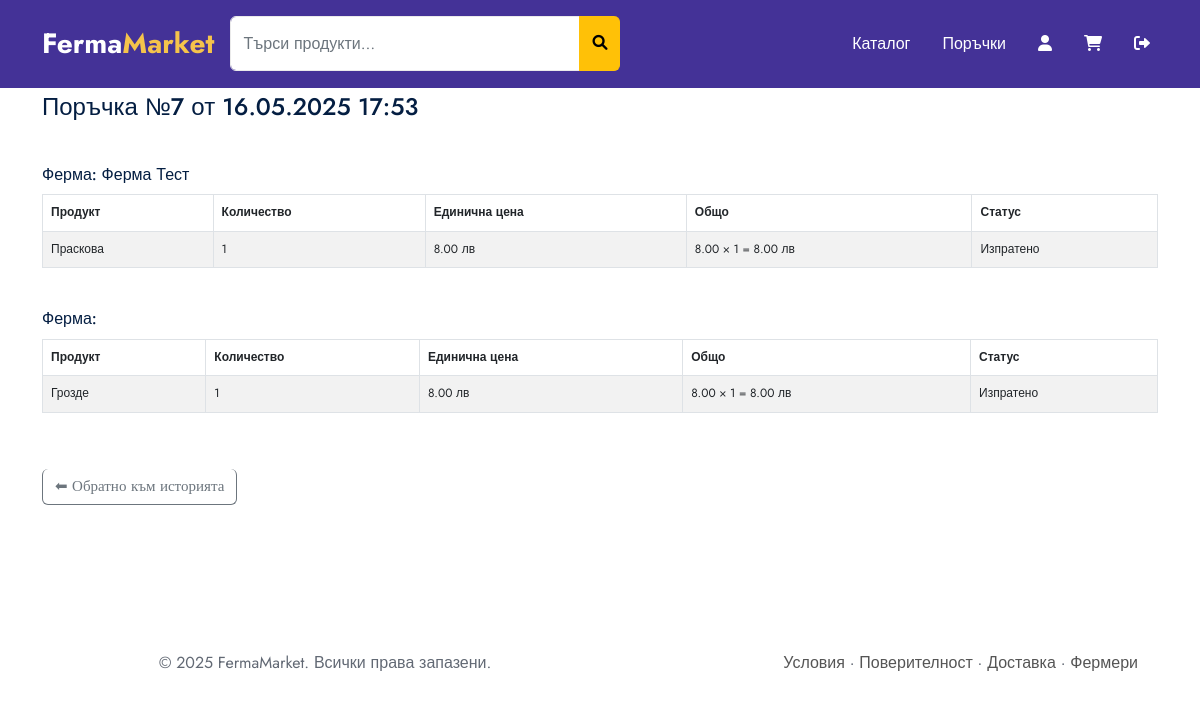
/orders/7/ (signed in), run on the app's committed database.
### fermamarket/orders/models.py (models this page shows, shortened)
class Order(models.Model):
    STATUS_CHOICES = [
        ('pending', 'Изчаква се'),
        ('sent', 'Изпратена'),
        ('completed', 'Завършена'),
    ]
    client = models.ForeignKey(ClientProfile, on_delete=models.CASCADE)
    created_at = models.DateTimeField(auto_now_add=True)
    status = models.CharField(max_length=20, choices=STATUS_CHOICES, default='pending')
    total_price = models.DecimalField(max_digits=10, decimal_places=2)

class OrderItem(models.Model):
    STATUS_CHOICES = [
        ('Pending', 'Очаква се'),
        ('Sent', 'Изпратено'),
    ]
    order = models.ForeignKey('Order', on_delete=models.CASCADE, related_name='items')
    product = models.ForeignKey('farmers.Product', on_delete=models.CASCADE)
    quantity = models.PositiveIntegerField()
    price = models.DecimalField(max_digits=10, decimal_places=2)
    farmer = models.ForeignKey('farmers.FarmerProfile', on_delete=models.CASCADE)
    status = models.CharField(max_length=10, choices=STATUS_CHOICES, default='Pending')

### fermamarket/farmers/models.py (models this page shows, shortened)
class FarmerProfile(models.Model):
    user = models.OneToOneField(CustomUser, on_delete=models.CASCADE)
    farm_name = models.CharField(max_length=255)
    description = models.TextField(blank=True)
    location = models.CharField(max_length=255)
    phone = models.CharField(max_length=20)
    image = models.ImageField(upload_to='farms/', blank=True, null=True)

class Product(models.Model):
    farmer = models.ForeignKey(FarmerProfile, on_delete=models.CASCADE, related_name='products')
    category = models.ForeignKey(Category, on_delete=models.SET_NULL, null=True, blank=True, related_name='products')
    title = models.CharField(max_length=255)
    description = models.TextField()
    price = models.DecimalField(max_digits=8, decimal_places=2)
    quantity = models.PositiveIntegerField()
    image = models.ImageField(upload_to='product_images/', blank=True, null=True)
    created_at = models.DateTimeField(default=timezone.now)
    weight = models.DecimalField(
        max_digits=6,
        decimal_places=2,
        null=True, blank=True,
        help_text="Тегло или количество (напр. в кг)"
    )
    weight_unit = models.CharField(
        max_length=10,
        choices=[('kg', 'кг'), ('g', 'гр'), ('l', 'литра'), ('pcs', 'брой')],
        default='kg',
        help_text="Мярка за тегло/обем"
    )

### fermamarket/orders/views.py (the view)
# urls.py: path('<int:order_id>/', views.order_details, name='order_details'),
@login_required
def order_details(request, order_id):
    order = get_object_or_404(Order, id=order_id, client=request.user.clientprofile)
    items = order.items.select_related('product', 'farmer')
    for item in items:
        item.subtotal = item.price * item.quantity
    return render(request, 'clients/order_details.html', {
        'order': order,
        'items': items,
    })

### templates/clients/order_details.html (shortened to what this page needs)
{% extends "base.html" %}
{% block content %}
<section class="pt60 pb60">
  <div class="container">
    <h3 class="mb40">Поръчка №{{ order.id }} от {{ order.created_at|date:"d.m.Y H:i" }}</h3>
    {% regroup items by farmer as farm_groups %}
    {% for group in farm_groups %}
      <h5 class="mt-4">Ферма: {{ group.grouper.farm_name }}</h5>
      <div class="table-responsive mb-4">
        <table class="table table-bordered table-striped">
          <thead class="thead-dark">
            <tr>
              <th>Продукт</th>
              <th>Количество</th>
              <th>Единична цена</th>
              <th>Общо</th>
              <th>Статус</th>
            </tr>
          </thead>
          <tbody>
            {% for item in group.list %}
              <tr>
                <td>{{ item.product.title }}</td>
                <td>{{ item.quantity }}</td>
                <td>{{ item.price }} лв</td>
                <td>{{ item.price|floatformat:2 }} × {{ item.quantity }} = {{ item.subtotal|floatformat:2 }} лв</td>
                <td>{{ item.get_status_display }}</td>
              </tr>
            {% endfor %}
          </tbody>
        </table>
      </div>
    {% endfor %}
    <a href="{% url 'order_history' %}" class="btn btn-outline-secondary mt-3">⬅ Обратно към историята</a>
  </div>
</section>
{% endblock %}

### static/css/ace-responsive-menu.css (style rules this page uses)
a { color: #0d638f;text-shadow: none }

### data on the page
Order: id "7", created_at "16.05.2025 17:53"
FarmerProfile: grouper.farm_name "Ферма Тест"
OrderItem: product "Праскова", quantity "1", price "8.00", subtotal "8.00", status "Изпратено"
OrderItem: product "Грозде", quantity "1", price "8.00", subtotal "8.00", status "Изпратено"
